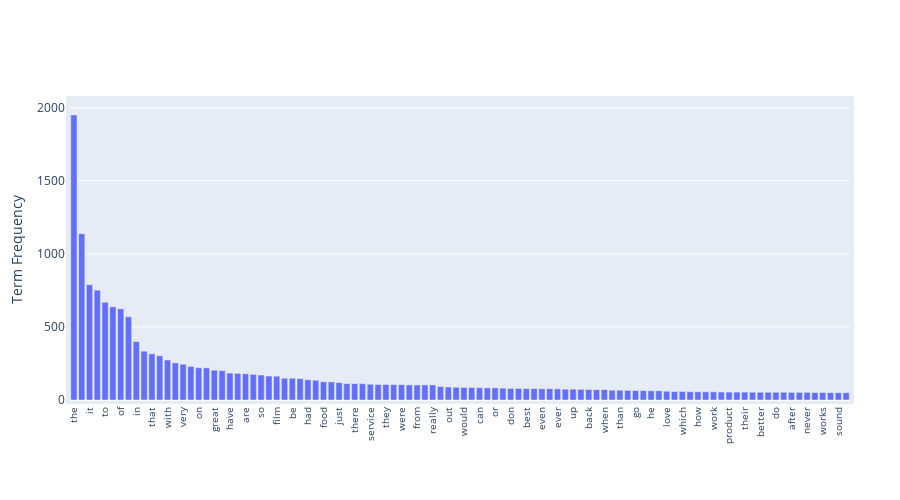

This figure's notebook cell:
### Code cell
term_frequencies = np.asarray(df_counts.sum(axis=0))[0]
top_100 = sorted(zip(count_vect.get_feature_names_out(), term_frequencies), key=lambda x: x[1], reverse=True)[:100]
# Create a bar chart trace
trace = go.Bar(
    x=[x[0] for x in top_100],
    y=[x[1] for x in top_100],
)

layout = go.Layout(
    xaxis=dict(
        tickangle=-90,
        tickfont=dict(size=10),
    ),
    yaxis=dict(
        title='Term Frequency',
    ),
    margin=dict(
        l=50,
        r=50,
        b=100,
        t=100,
        pad=4,
    ),
    height=500,
)

# Create a figure and add the trace and layout
fig = go.Figure(data=[trace], layout=layout)

# Display the chart
fig.show()



# Create a scatter plot trace
trace = go.Scatter(
    x=term_frequencies,
    y=df['score'],
    mode='markers',
    text=count_vect.get_feature_names_out(),
    marker=dict(
        size=5,
        color='blue',
        opacity=0.5,
    ),
)


from wordcloud import WordCloud
import matplotlib.pyplot as plt

# Get the top 100 terms by frequency
term_frequencies = np.asarray(df_counts.sum(axis=0))[0]
top_100 = sorted(zip(count_vect.get_feature_names_out(), term_frequencies), key=lambda x: x[1], reverse=True)[:100]

# Create a dictionary of term frequencies
wordcloud_dict = {x[0]: x[1] for x in top_100}

# Create a word cloud from the dictionary
wordcloud = WordCloud(width=800, height=400, background_color='white').generate_from_frequencies(wordcloud_dict)

# Display the word cloud
plt.figure(figsize=(12, 6))
plt.imshow(wordcloud, interpolation='bilinear')
plt.axis('off')
plt.show()

### Figure 1 — Plotly figure (JSON) as saved in the notebook; plotly's stock layout.template omitted (floating-point values rounded to 4 significant figures)
{"data": [{"type": "bar", "x": ["the", "and", "it", "is", "to", "this", "of", "was", "in", "for", "that", "not", "with", "my", "very", "good", "on", "you", "great", "but", "have", "movie", "are", "as", "so", "phone", "film", "all", "be", "one", "had", "at", "food", "like", "just", "place", "there", "time", "service", "an", "they", "we", "were", "bad", "from", "if", "really", "well", "out", "has", "would", "about", "can", "no", "or", "your", "don", "only", "best", "by", "even", "here", "ever", "also", "up", "will", "back", "me", "when", "more", "than", "quality", "go", "ve", "he", "what", "love", "made", "which", "because", "how", "too", "work", "get", "product", "some", "their", "any", "better", "could", "do", "nice", "after", "excellent", "never", "been", "works", "much", "sound", "who"], "y": [1951, 1138, 789, 752, 669, 638, 624, 570, 400, 334, 316, 303, 274, 254, 245, 230, 221, 220, 204, 201, 184, 182, 180, 175, 171, 164, 163, 149, 149, 146, 138, 135, 125, 124, 119, 112, 112, 112, 108, 106, 106, 105, 105, 103, 103, 103, 103, 92, 89, 87, 86, 85, 84, 83, 83, 81, 79, 79, 78, 78, 77, 77, 76, 74, 74, 73, 72, 71, 71, 67, 67, 66, 64, 64, 63, 63, 60, 58, 58, 57, 56, 56, 56, 55, 54, 54, 54, 53, 53, 53, 53, 53, 52, 52, 52, 51, 51, 50, 50, 50]}], "layout": {"height": 500, "margin": {"b": 100, "l": 50, "pad": 4, "r": 50, "t": 100}, "xaxis": {"tickangle": -90, "tickfont": {"size": 10}}, "yaxis": {"title": {"text": "Term Frequency"}}}}
